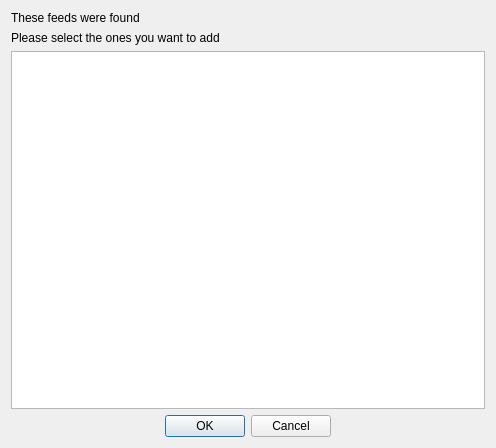
<?xml version="1.0" encoding="UTF-8"?>
<ui version="4.0">
 <class>LinkProbe</class>
 <widget class="QDialog" name="LinkProbe">
  <property name="geometry">
   <rect>
    <x>0</x>
    <y>0</y>
    <width>496</width>
    <height>448</height>
   </rect>
  </property>
  <property name="windowTitle">
   <string>RSS Links</string>
  </property>
  <layout class="QGridLayout" name="gridLayout">
   <item row="0" column="0">
    <widget class="QLabel" name="msg1">
     <property name="text">
      <string>These feeds were found</string>
     </property>
    </widget>
   </item>
   <item row="1" column="0">
    <widget class="QLabel" name="msg2">
     <property name="text">
      <string>Please select the ones you want to add</string>
     </property>
    </widget>
   </item>
   <item row="2" column="0">
    <widget class="QListWidget" name="linkBox">
     <property name="selectionMode">
      <enum>QAbstractItemView::ExtendedSelection</enum>
     </property>
    </widget>
   </item>
   <item row="3" column="0">
    <widget class="QDialogButtonBox" name="buttonBox">
     <property name="orientation">
      <enum>Qt::Horizontal</enum>
     </property>
     <property name="standardButtons">
      <set>QDialogButtonBox::Cancel|QDialogButtonBox::Ok</set>
     </property>
     <property name="centerButtons">
      <bool>true</bool>
     </property>
    </widget>
   </item>
  </layout>
 </widget>
 <resources/>
 <connections>
  <connection>
   <sender>buttonBox</sender>
   <signal>accepted()</signal>
   <receiver>LinkProbe</receiver>
   <slot>accept()</slot>
   <hints>
    <hint type="sourcelabel">
     <x>248</x>
     <y>254</y>
    </hint>
    <hint type="destinationlabel">
     <x>157</x>
     <y>274</y>
    </hint>
   </hints>
  </connection>
  <connection>
   <sender>buttonBox</sender>
   <signal>rejected()</signal>
   <receiver>LinkProbe</receiver>
   <slot>reject()</slot>
   <hints>
    <hint type="sourcelabel">
     <x>316</x>
     <y>260</y>
    </hint>
    <hint type="destinationlabel">
     <x>286</x>
     <y>274</y>
    </hint>
   </hints>
  </connection>
 </connections>
</ui>
